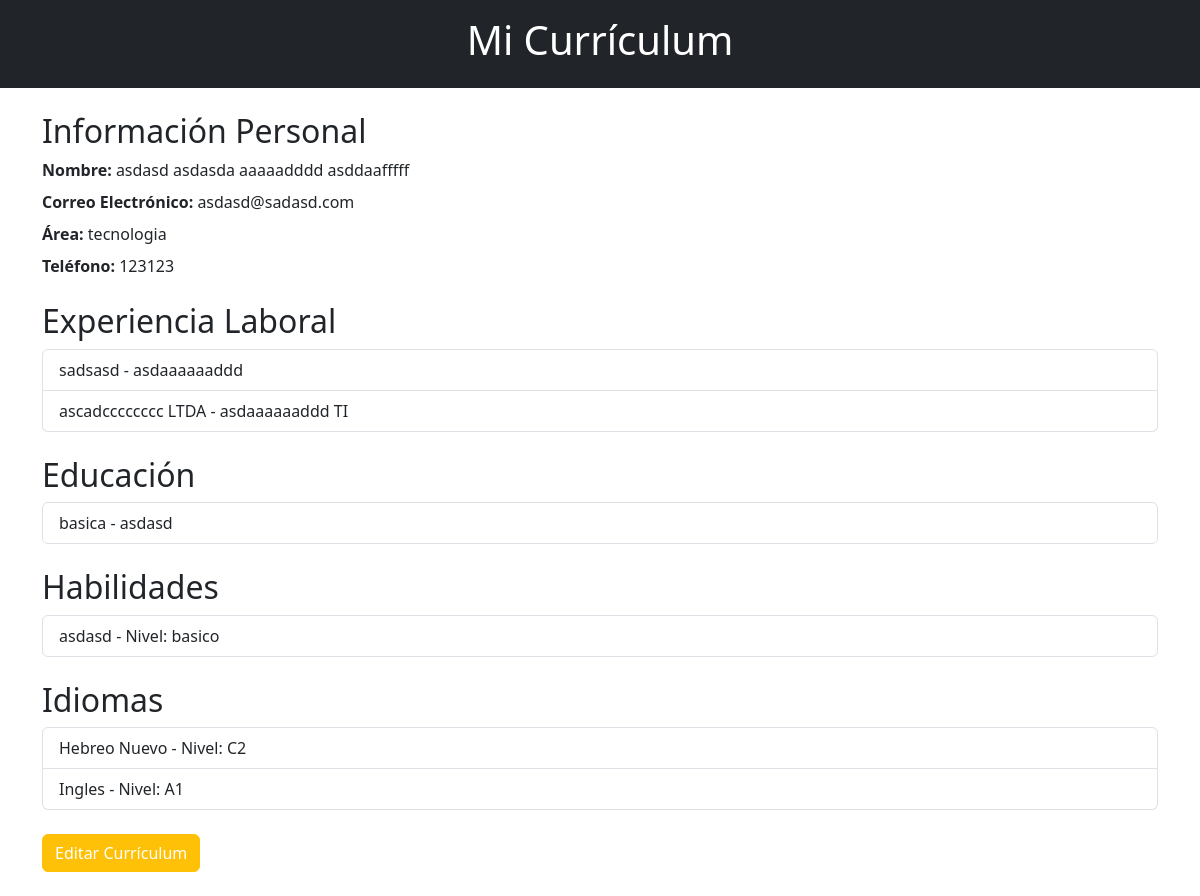
The page /App_curriculums/Home/cvdm (signed in) on the database its author committed.
### App_curriculums/models.py (models this page shows)
class Curriculums(models.Model):
    id = models.AutoField(primary_key=True, null=False,unique=True)
    nombre_completo = models.CharField(max_length=162, null=True, blank= True)
    email = models.EmailField(max_length=254, null=False, blank=False, unique=True)
    nombre_usu = models.ForeignKey(Usuarios, on_delete=models.CASCADE, to_field='nombre_usu')
    telefono = models.IntegerField(null=True,blank=True,unique=True)
    area = models.CharField(max_length=254,blank=True,null=False,default='Area no especificada')
    puntaje = models.IntegerField(null=True, blank=True)

class Experiencias(models.Model):
    id = models.AutoField(primary_key= True, null=False, unique=True)
    nombre_usu = models.ForeignKey(Usuarios, on_delete=models.CASCADE, to_field='nombre_usu')
    empresa = models.CharField(max_length=254,null=False,blank=True)
    puesto = models.CharField(max_length=254,null=False,blank=True)
    desde = models.DateTimeField(null=False,blank=False)
    hasta = models.DateTimeField(null=False,blank=False)
    area = models.CharField(max_length=254,blank=True,null=False,default='Area no especificada')
    archivo_experiencia = models.CharField(max_length=2,null=False,blank=False)
    puntos = models.IntegerField(null=False,blank=False,default=10)

class Educaciones(models.Model):
    id = models.AutoField(primary_key=True, null=False, unique=True)
    nombre_usu = models.ForeignKey(Usuarios, on_delete=models.CASCADE, to_field='nombre_usu')
    nivel_educacion = models.CharField(max_length=54,blank=False,null=False)
    nombre_instituto = models.CharField(max_length=254,blank=True,null=False)
    curso = models.CharField(max_length=254,blank=True,null=False)
    curso_termino = models.CharField(max_length=254,blank=True,null=False)
    desde = models.DateTimeField(null=False,blank=False)
    hasta = models.DateTimeField(null=False,blank=False)
    area = models.CharField(max_length=254,blank=True,null=False,default='Area no especificada')
    archivo_educacion = models.CharField(max_length=2,null=True,blank=True)
    puntos = models.IntegerField(null=False,blank=False,default=10)

class Habilidades(models.Model):
    id = models.AutoField(primary_key=True, null=False, unique=True)
    nombre_usu = models.ForeignKey(Usuarios, on_delete=models.CASCADE, to_field='nombre_usu')
    habilidad = models.CharField(max_length=254,null=False,blank=True)
    nivel = models.CharField(max_length=14,null=False,blank=False,default='No seleccionado')
    area = models.CharField(max_length=254,blank=True,null=False,default='Area no especificada')
    archivo_habilidad = models.CharField(max_length=2,null=True,blank=True)
    puntos = models.IntegerField(null=False,blank=False,default=10)

class Idiomas(models.Model):
    id = models.AutoField(primary_key=True, null=False, unique=True)
    nombre_usu = models.ForeignKey(Usuarios, on_delete=models.CASCADE, to_field='nombre_usu')
    idioma = models.CharField(max_length=254,blank=True,null=False)
    nivel_idioma = models.CharField(max_length=54,blank=False,null=False,default='No seleccionado')
    area = models.CharField(max_length=254,blank=True,null=False,default='Area no especificada')
    archivo_idioma = models.CharField(max_length=2,null=True,blank=True)
    puntos = models.IntegerField(null=False,blank=False,default=10)

### App_curriculums/views.py (the view)
# urls.py: path('/Home/cvdm',views.Info_curriculum,name='Info_curriculum'),
def Info_curriculum(request):
    try:
        nombre_usu = request.session.get('nombre_usu')
        usuario = Curriculums.objects.get(nombre_usu=nombre_usu)
        experiencias_laborales = Experiencias.objects.filter(nombre_usu=nombre_usu)
        educacion = Educaciones.objects.filter(nombre_usu=nombre_usu)
        habilidades = Habilidades.objects.filter(nombre_usu=nombre_usu)
        idiomas = Idiomas.objects.filter(nombre_usu=nombre_usu)
        curriculum = Curriculums.objects.get(nombre_usu=nombre_usu)
        curr_area = curriculum.area
        return render(request, 'html/info_cvp.html', {
            'usuario': usuario,
            'experiencias_laborales': experiencias_laborales,
            'educacion': educacion,
            'habilidades': habilidades,
            'idiomas': idiomas,
            'area': curr_area
        })
    except Curriculums.DoesNotExist:
        return render(request, 'html/info_cvp.html', {'crear_curriculum': True})

### App_curriculums/templates/html/info_cvp.html (shortened to what this page needs)
{% load static %}
<!DOCTYPE html>
<html lang="es">
<head>
    <link rel="stylesheet" type="text/css" href="{% static 'App_curriculums/css/info_cvp.css' %}">
    <link rel="stylesheet" href="https://cdn.jsdelivr.net/npm/bootstrap@5.3.0/dist/css/bootstrap.min.css">
</head>
<body>
    <header class="bg-dark text-white text-center py-3">
        <h1>Mi Currículum</h1>
    </header>
    {% if usuario %}
    <section id="resume" class="container my-4">
        <h2>Información Personal</h2>
        <p class="mb-2"><strong>Nombre:</strong> {{ usuario.nombre_completo }}</p>
        <p class="mb-2"><strong>Correo Electrónico:</strong> {{ usuario.email }}</p>
        <p class="mb-2"><strong>Área:</strong> {{ usuario.area }}</p>
        <p class="mb-4"><strong>Teléfono:</strong> {{ usuario.telefono }}</p>
        <h2>Experiencia Laboral</h2>
        <ul class="list-group mb-4">
            {% for experiencia in experiencias_laborales %}
                <li class="list-group-item">{{ experiencia.empresa }} - {{ experiencia.puesto }}</li>
            {% endfor %}
        </ul>
        <h2>Educación</h2>
        <ul class="list-group mb-4">
            {% for edu in educacion %}
                <li class="list-group-item">{{ edu.nivel_educacion }} - {{ edu.nombre_instituto }}</li>
            {% endfor %}
        </ul>
        <h2>Habilidades</h2>
        <ul class="list-group mb-4">
            {% for habilidad in habilidades %}
                <li class="list-group-item">{{ habilidad.habilidad }} - Nivel: {{ habilidad.nivel }}</li>
            {% endfor %}
        </ul>
        <h2>Idiomas</h2>
        <ul class="list-group mb-4">
            {% if idiomas %}
            {% for idioma in idiomas %}
                <li class="list-group-item">{{ idioma.idioma }} - Nivel: {{ idioma.nivel_idioma }}</li>
            {% endfor %}
            {% else %}
                <p>Sin datos disponibles</p>
            {% endif %}
        </ul>
        <button class="btn btn-warning">
            <a href="{% url 'Registro_curriculum' %}" class="text-white">Editar Currículum</a>
        </button>
    </section>
    {% endif %}
</body>
</html>

### static/App_curriculums/css/info_cvp.css (style rules this page uses)
body { font-family: Arial, sans-serif; margin: 20px; }
header { background-color: #333; color: white; text-align: center; padding: 10px; }
#resume, #create-resume { margin-top: 20px; }
h2 { color: #333; }
button { background-color: #4CAF50; color: white; padding: 10px 20px; text-align: center; text-decoration: none; display: inline-block; font-size: 16px; cursor: pointer; }
button a { color: white; text-decoration: none; }

### rows shown on the page
Curriculums: nombre_completo "asdasd asdasda aaaaadddd asddaafffff", email "asdasd@sadasd.com", area "tecnologia", telefono "123123"
Experiencias: empresa "sadsasd", puesto "asdaaaaaaddd"
Experiencias: empresa "ascadcccccccc LTDA", puesto "asdaaaaaaddd TI"
Educaciones: nivel_educacion "basica", nombre_instituto "asdasd"
Habilidades: habilidad "asdasd", nivel "basico"
Idiomas: idioma "Hebreo Nuevo", nivel_idioma "C2"
Idiomas: idioma "Ingles", nivel_idioma "A1"
